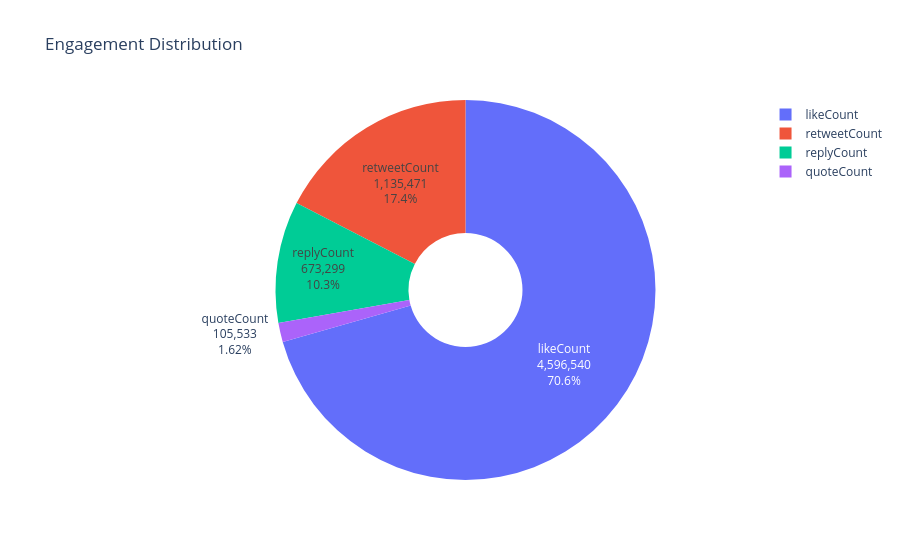

Here is the notebook cell this chart was saved with:
### Markdown cell above
#### Engagement Distribution

### Code cell
engagement_cols = ['replyCount', 'retweetCount', 'likeCount', 'quoteCount']

engagement_df = df[engagement_cols].fillna(0)
engagement_sum = engagement_df.sum()

import plotly.express as px

fig = px.pie(
    names=engagement_sum.index,
    values=engagement_sum.values,
    hole = 0.3,
    title='Engagement Distribution'
)

fig.update_traces(
    textinfo='label+percent+value'
)

fig.show()

### Figure 1 — Plotly figure (JSON) as saved in the notebook; plotly's stock layout.template omitted (floating-point values rounded to 4 significant figures)
{"data": [{"domain": {"x": [0, 1], "y": [0, 1]}, "hole": 0.3, "hovertemplate": "label=%{label}<br>value=%{value}<extra></extra>", "labels": ["replyCount", "retweetCount", "likeCount", "quoteCount"], "legendgroup": "", "name": "", "showlegend": true, "textinfo": "label+percent+value", "type": "pie", "values": [673300.0, 1135000.0, 4597000.0, 105500.0]}], "layout": {"legend": {"tracegroupgap": 0}, "title": {"text": "Engagement Distribution"}}}
